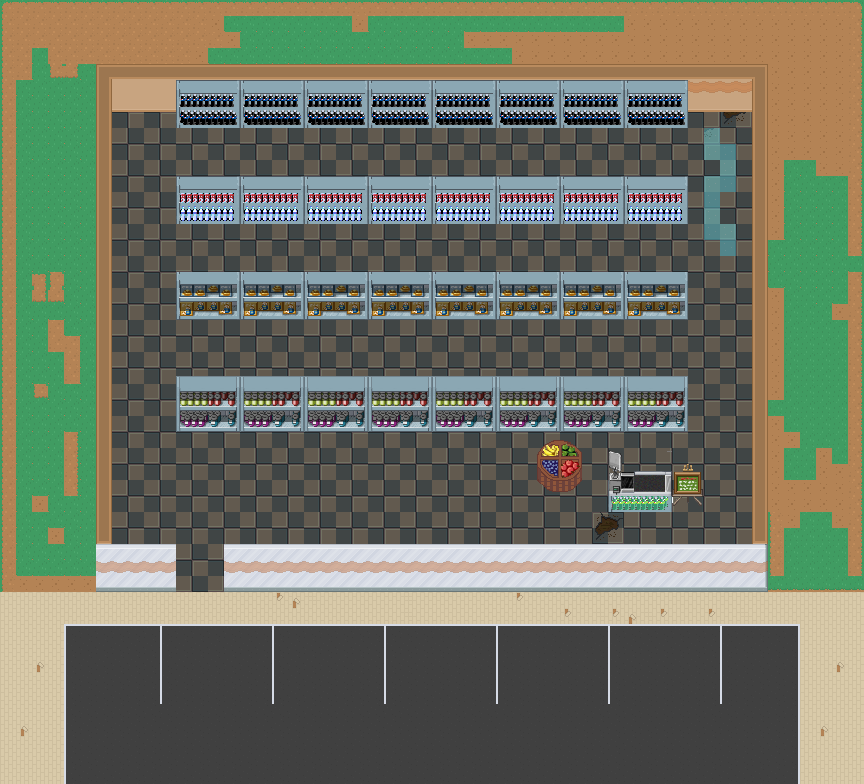

This game map was drawn from its Tiled (.tmx) file and the tilesets committed beside it. A one-line description and the trimmed map source follow:
An orthogonal 54x49 tile map with 16x16 px tiles, 10 tile layers (Carpet, ParkingLot, Water Stains, Walls, ...), 6 tilesets and 14 objects.

<map version="1.0" orientation="orthogonal" renderorder="right-down" width="54" height="49" tilewidth="16" tileheight="16" nextobjectid="19">
 <tileset firstgid="1" name="Supermarket" tilewidth="16" tileheight="16" tilecount="800" columns="40">
  <image source="../tilesets/supermarket.png" width="640" height="320" />
 </tileset>
 <tileset firstgid="801" name="Set1" tilewidth="16" tileheight="16" spacing="1" tilecount="1767" columns="57">
  <image source="roguelikeSheet_transparent.png" width="968" height="526" />
 </tileset>
 <tileset firstgid="2568" name="Set2" tilewidth="16" tileheight="16" spacing="1" tilecount="468" columns="26">
  <image source="roguelikeIndoor_transparent2.png" width="457" height="305" />
 </tileset>
 <tileset firstgid="3036" name="Set3" tilewidth="16" tileheight="16" spacing="1" tilecount="1036" columns="37">
  <image source="roguelikeCity_transparent.png" width="628" height="475" />
 </tileset>
 <tileset firstgid="4072" name="city_inside" tilewidth="16" tileheight="16" tilecount="1536" columns="48">
  <image source="city_inside.png" width="768" height="512" />
 </tileset>
 <tileset firstgid="5608" name="Floor" tilewidth="16" tileheight="16" tilecount="1024" columns="32">
  <image source="FloorSpriteSheet.png" width="512" height="512" />
 </tileset>
 <layer name="Carpet" width="54" height="49" opacity="0.5">
  <data>[2646 cells, 1917 non-empty, 9 distinct tile ids]</data>
 </layer>
 <layer name="ParkingLot" width="54" height="49">
  <data>[2646 cells, 1262 non-empty, 25 distinct tile ids]</data>
 </layer>
 <layer name="Water Stains" width="54" height="49" opacity="0.5">
  <data>[2646 cells, 11 non-empty, 1 distinct tile ids]</data>
 </layer>
 <layer name="Walls" width="54" height="49">
  <data>[2646 cells, 297 non-empty, 13 distinct tile ids]</data>
 </layer>
 <layer name="ThingsOnWalls" width="54" height="49" opacity="0.4">
  <data>[2646 cells, 43 non-empty, 1 distinct tile ids]</data>
 </layer>
 <objectgroup name="Colliders" visible="0">
  <object id="1" x="100" y="66" width="663" height="43" />
  <object id="3" x="176" y="79" width="508" height="46" />
  <object id="5" x="178" y="176" width="507" height="45" />
  <object id="6" x="177" y="271" width="509" height="47" />
  <object id="7" x="177" y="379" width="509" height="51" />
  <object id="10" x="751" y="67" width="14" height="477" />
  <object id="11" x="176" y="178" width="508" height="42" />
  <object id="12" x="178" y="272" width="508" height="43" />
  <object id="13" x="177" y="377" width="507" height="56" />
  <object id="14" x="608" y="474" width="62" height="34" />
  <object id="15" x="96" y="70" width="14" height="475" />
  <object id="16" x="96" y="546" width="79" height="42" />
  <object id="17" x="225" y="546" width="540" height="45" />
  <object id="18" x="533" y="438" width="51" height="58" />
 </objectgroup>
 <layer name="Doors" width="54" height="49" offsetx="339" offsety="11">
  <data>[2646 cells, 0 non-empty, 0 distinct tile ids]</data>
 </layer>
 <layer name="Greenery" width="54" height="49">
  <data>[2646 cells, 0 non-empty, 0 distinct tile ids]</data>
 </layer>
 <layer name="Stuff" width="54" height="49">
  <data>[2646 cells, 438 non-empty, 74 distinct tile ids]</data>
 </layer>
 <layer name="Below Register" width="54" height="49">
  <data>[2646 cells, 8 non-empty, 8 distinct tile ids]</data>
 </layer>
 <layer name="Register" width="54" height="49">
  <data>[2646 cells, 12 non-empty, 12 distinct tile ids]</data>
 </layer>
</map>
